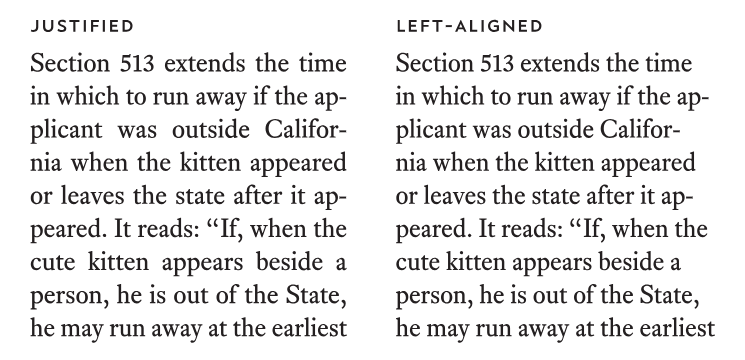
#> input picture 123.png, 745 x 360 px; its folder holds only this picture in this run
$ python finalocr.py --image 123.png   (Python 2 division)
#> lines starting #> are read from the running program, lines starting #| are printed output that depends on the picture; after the words box and inside, x2 and y2 are one past the last pixel; in counts of white or black regions, pixels touching at a corner belong together
from skimage.filters import threshold_local
from PIL import Image
import pytesseract
import numpy as np
import argparse
import imutils
import cv2
import os

def order_points(pts):
	rect = np.zeros((4, 2), dtype = "float32")

	s = pts.sum(axis = 1)
	rect[0] = pts[np.argmin(s)]
	rect[2] = pts[np.argmax(s)]

	diff = np.diff(pts, axis = 1)
	rect[1] = pts[np.argmin(diff)]
	rect[3] = pts[np.argmax(diff)]

	return rect

def four_point_transform(image, pts):

	rect = order_points(pts)
	(tl, tr, br, bl) = rect

	widthA = np.sqrt(((br[0] - bl[0]) ** 2) + ((br[1] - bl[1]) ** 2))
	widthB = np.sqrt(((tr[0] - tl[0]) ** 2) + ((tr[1] - tl[1]) ** 2))
	maxWidth = max(int(widthA), int(widthB))

	heightA = np.sqrt(((tr[0] - br[0]) ** 2) + ((tr[1] - br[1]) ** 2))
	heightB = np.sqrt(((tl[0] - bl[0]) ** 2) + ((tl[1] - bl[1]) ** 2))
	maxHeight = max(int(heightA), int(heightB))

	dst = np.array([
		[0, 0],
		[maxWidth - 1, 0],
		[maxWidth - 1, maxHeight - 1],
		[0, maxHeight - 1]], dtype = "float32")

	M = cv2.getPerspectiveTransform(rect, dst)
	warped = cv2.warpPerspective(image, M, (maxWidth, maxHeight))

	return warped

ap = argparse.ArgumentParser()
ap.add_argument("-i", "--image", required=True, help="path to input image to be OCR'd")
ap.add_argument("-p", "--preprocess", type=str, default="thresh", help="type of preprocessing to be done")
args = vars(ap.parse_args())

image = cv2.imread(args["image"])
#> image is the input picture: shape (360, 745, 3); mean B, G, R 231.9, 231.8, 232.2
ratio = image.shape[0] / 500.0
#> ratio = 0.72
orig = image.copy()
image = imutils.resize(image, height = 500)
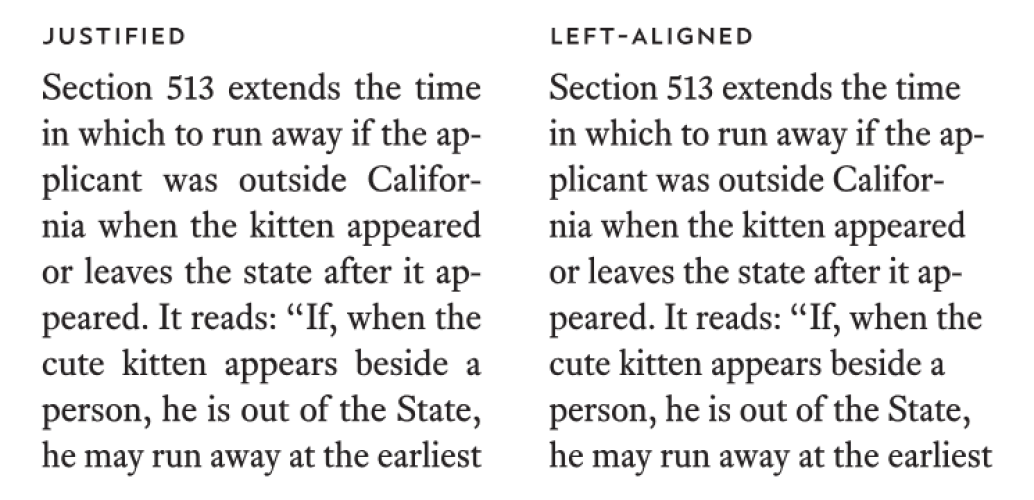
#> image: shape (500, 1034, 3); mean B, G, R 231.9, 231.8, 232.2

gray = cv2.cvtColor(image, cv2.COLOR_BGR2GRAY)
gray = cv2.GaussianBlur(gray, (5, 5), 0)
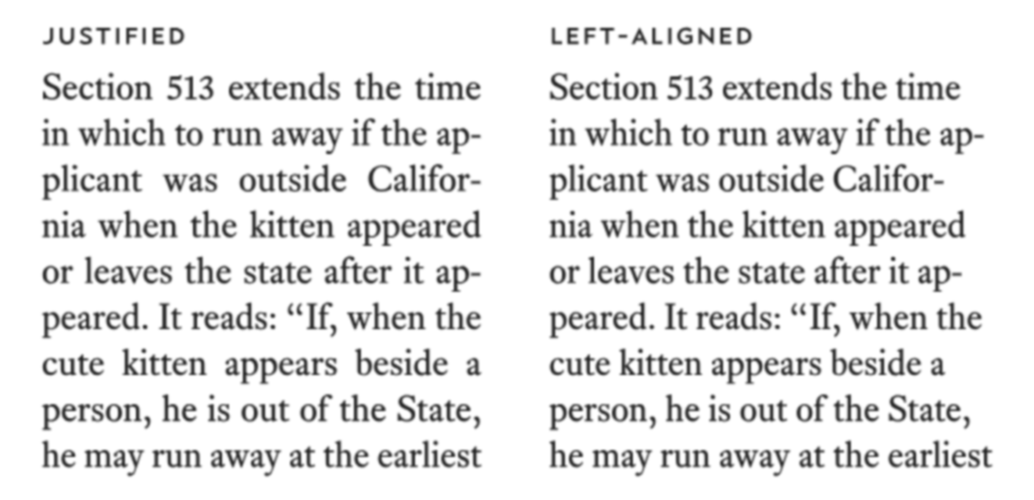
#> gray: shape (500, 1034); min 43, max 255, mean 231.9
edged = cv2.Canny(gray, 75, 200)
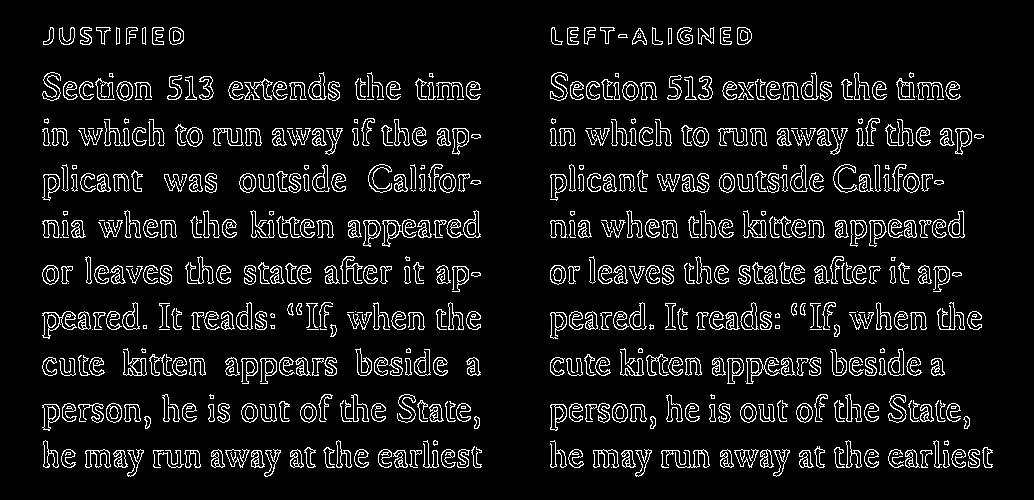
#> edged: shape (500, 1034); 8.1% white in thin lines or dots, all inside (x1, y1, x2, y2) = (42, 27, 993, 477)

cnts = cv2.findContours(edged.copy(), cv2.RETR_LIST, cv2.CHAIN_APPROX_SIMPLE)
#> cnts = 1354 contours, 548 with area under 20; largest, box (x1, y1, x2, y2) and area: (42, 311, 77, 339) 440, (382, 219, 417, 247) 306, (682, 173, 710, 193) 292, (550, 404, 567, 431) 288, (42, 404, 60, 431) 287
cnts = imutils.grab_contours(cnts)
cnts = sorted(cnts, key = cv2.contourArea, reverse = True)[:5]
#> cnts = 5 contours; box (x1, y1, x2, y2) and area: (42, 311, 77, 339) 440, (382, 219, 417, 247) 306, (682, 173, 710, 193) 292, (550, 404, 567, 431) 288, (42, 404, 60, 431) 287

screenCnt = np.array([ [[0 ,0]],[[0, 0]],[[0, 0]],[[0, 0]] ])
for c in cnts:
	peri = cv2.arcLength(c, True)
	approx = cv2.approxPolyDP(c, 0.02 * peri, True)

	if len(approx) == 4:
		screenCnt = approx
		break
#> this loop made 5 passes
#> peri on passes 1 to 5: 170.1, 263.7, 159.9, 82.63, 88.28

if ( screenCnt.any() ):
	cv2.drawContours(image, [screenCnt], -1, (0, 255, 0), 2)
	warped = four_point_transform(orig, screenCnt.reshape(4, 2) * ratio)
	warped = cv2.cvtColor(warped, cv2.COLOR_BGR2GRAY)
	T = threshold_local(warped, 11, offset = 10, method = "gaussian")
	warped = (warped > T).astype("uint8") * 255
    cv2.imwrite("output.jpg", imutils.resize(warped, height = 650))

else :
	img = cv2.imread(args["image"])
	cv2.imwrite("output.jpg", img)

image = cv2.imread('//home/jenim/text_rec-sum/output.jpg')
#image = img.copy()
#> (the run stopped early here; a loop or call above may not have finished)

$ run again, on summary4.png
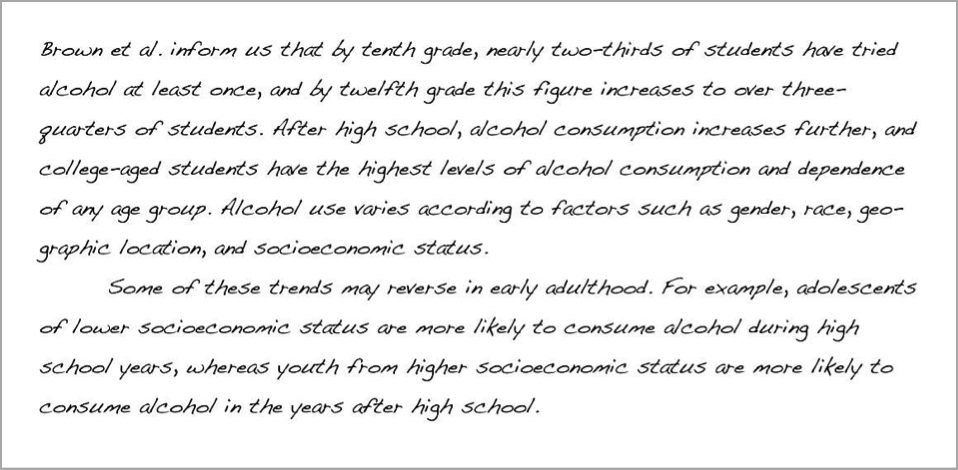
#> input picture summary4.png, 958 x 470 px
#> image is the input picture: shape (470, 958, 3); min 0, max 255, mean 239.7
#> `edged = cv2.Canny(gray, 75, 200)`:
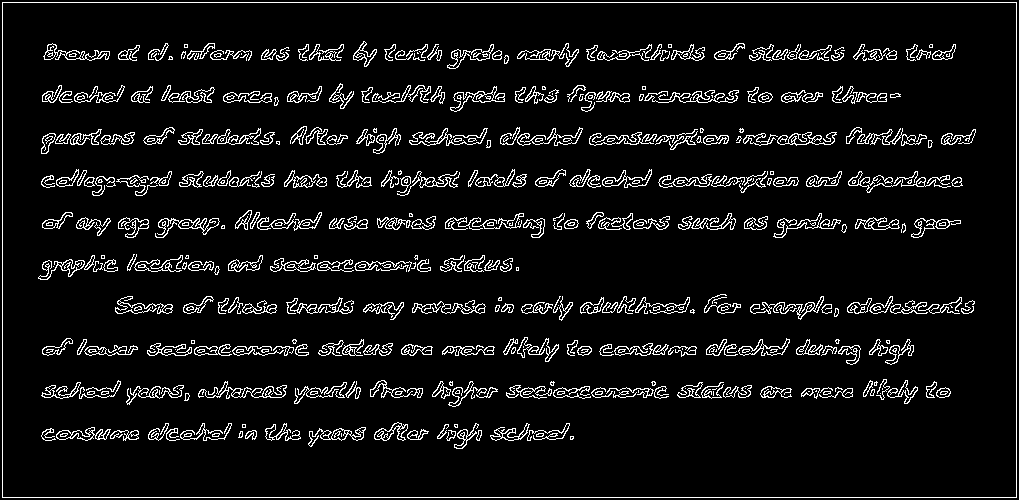
#> edged: shape (500, 1019); 7.2% white in thin lines or dots
#> `cnts = cv2.findContours(edged.copy(), cv2.RETR_LIST, cv2.CHAIN_APPROX_..`: cnts = 1036 contours, 554 with area under 20; largest, box (x1, y1, x2, y2) and area: (2, 2, 1017, 498) 501930, (2, 2, 1017, 498) 501928, (602, 169, 652, 188) 376, (447, 44, 494, 69) 366, (738, 338, 790, 356) 364
#> `cnts = sorted(cnts, key = cv2.contourArea, reverse = True)[:5]`: cnts = 5 contours; box (x1, y1, x2, y2) and area: (2, 2, 1017, 498) 501930, (2, 2, 1017, 498) 501928, (602, 169, 652, 188) 376, (447, 44, 494, 69) 366, (738, 338, 790, 356) 364
#> the loop `for c in cnts:` made 1 pass
#> (peri, screenCnt) on pass 1: (3018, [[2, 2], [2, 497], [1016, 497], [1016, 2]])
#> s = [3.76, 469.1, 1422.2, 956.9]
#> diff = [0, 465.3, -487.9, -953.2]
#> rect = [[1.88, 1.88], [955, 1.88], [955, 467.2], [1.88, 467.2]]
#> tl = [1.88, 1.88]; tr = [955, 1.88]; br = [955, 467.2]; bl = [1.88, 467.2]
#> widthA = 953.2
#> maxWidth = 953
#> heightA = 465.3
#> maxHeight = 465
#> dst = [[0, 0], [952, 0], [952, 464], [0, 464]]
#> M = [[0.999, -1.04e-19, -1.88], [-2.32e-19, 0.997, -1.87], [-9.69e-20, 0, 1]]
#> `cv2.imwrite("output.jpg", imutils.resize(warped, height = 650))`:
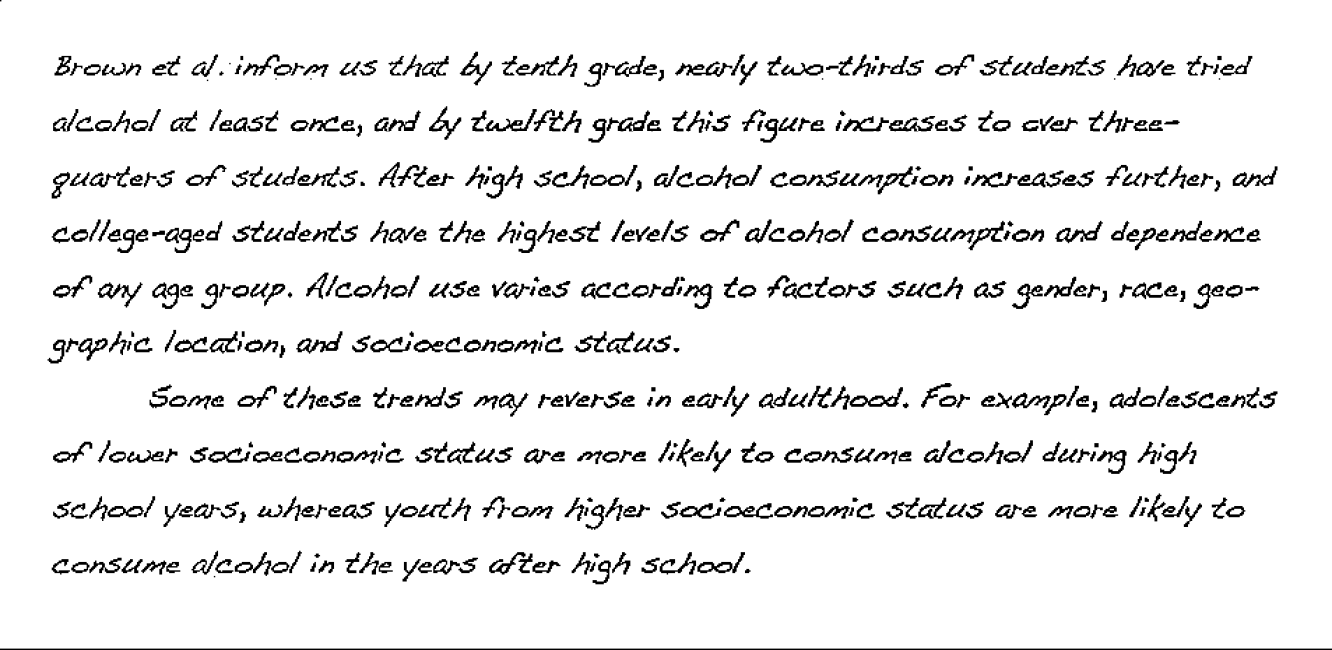
#> saved as output.jpg: shape (650, 1332); min 0, max 255, mean 236.3
